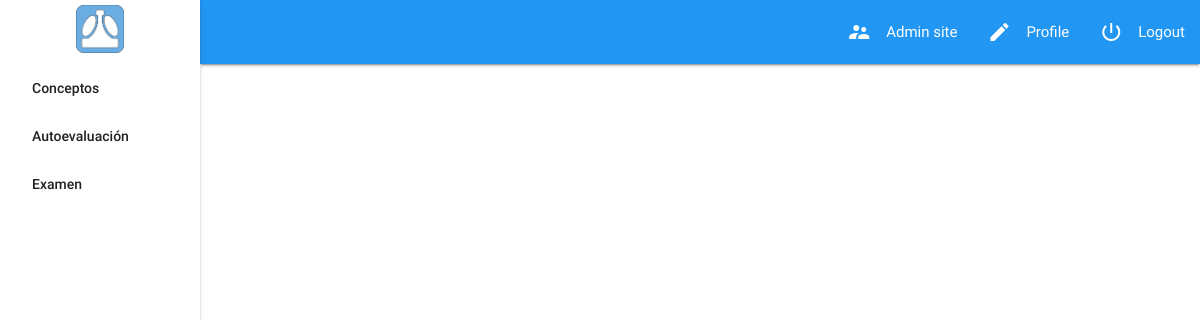
The app's page /question/vf/exam (signed in), older data.
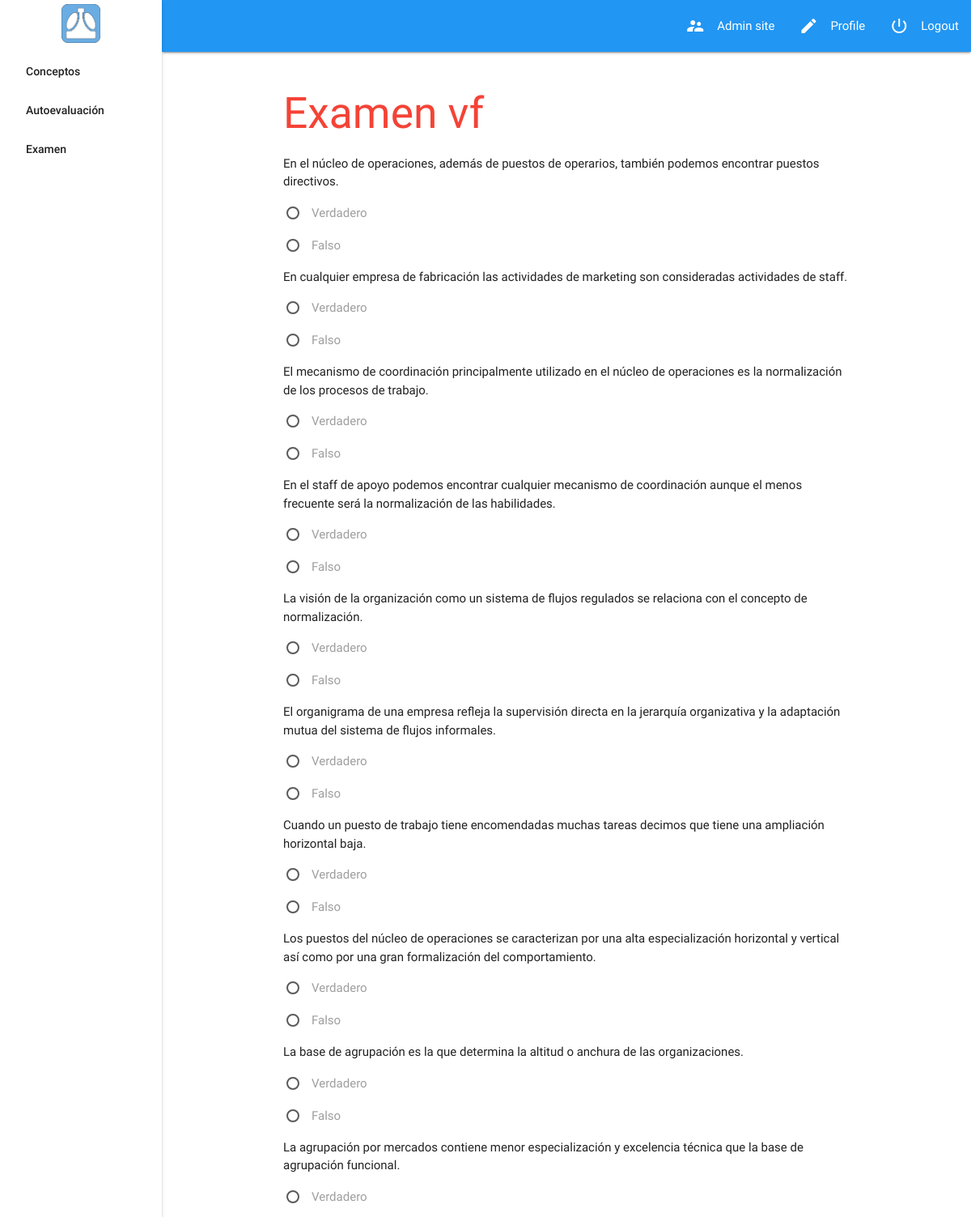
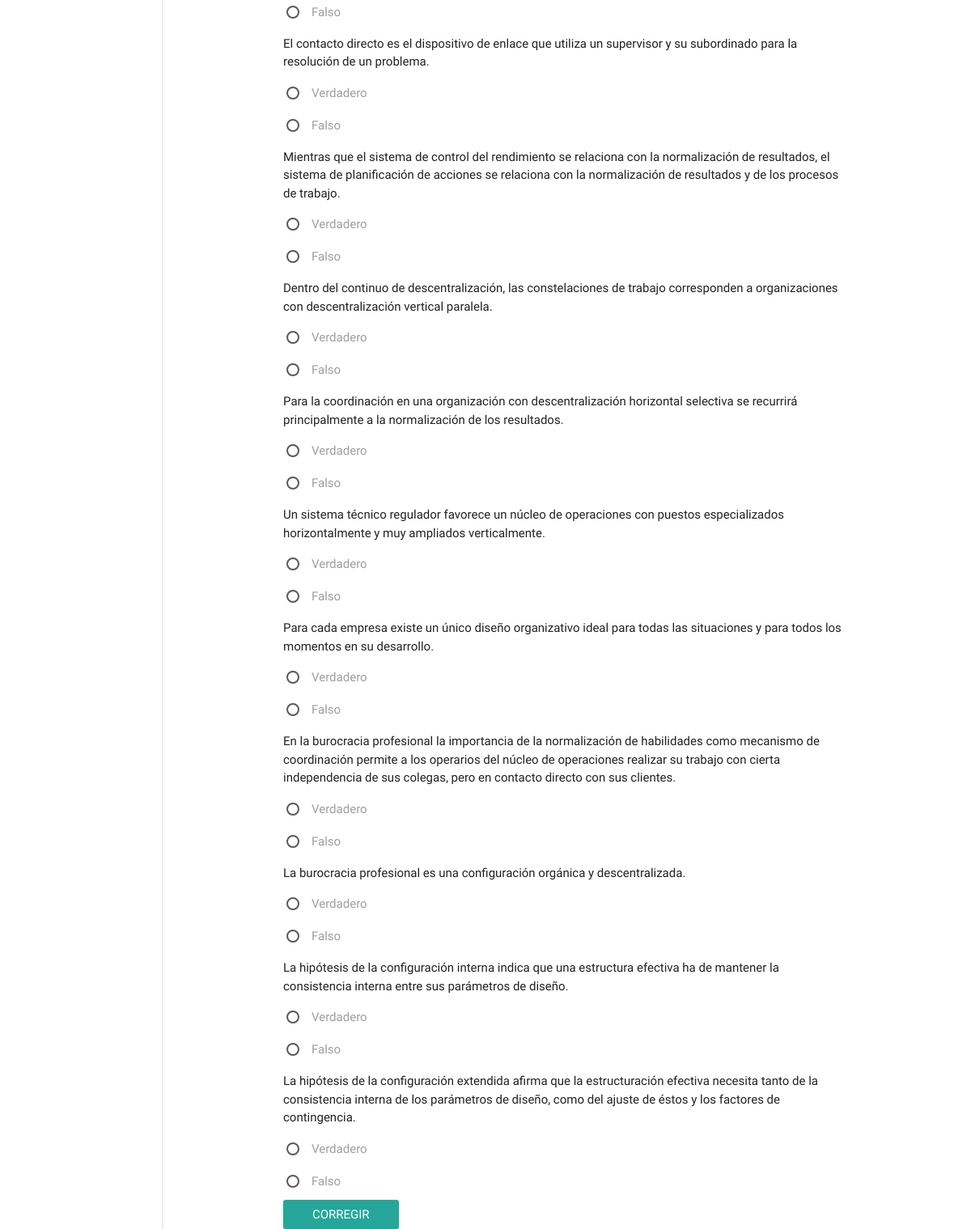
The same page, newer data (2 pictures, top to bottom).
### datareader/models.py (models this page shows, shortened)
class Question(models.Model):
    name = models.CharField(max_length=300)
    answer = models.CharField(max_length=300)
    options = models.CharField(max_length=300)
    reason = models.CharField(max_length=300)
    topic = models.ForeignKey(Topic, null=False, on_delete=models.CASCADE)
    type_choices = (("vf","verdadero falso"),("opm","opcion multiple"))
    type = models.CharField(
        max_length=2,
        choices=type_choices,
        default="vf"
    )

### question/views.py (the view)
# urls.py: url(r'vf/exam', views.exam_vf, name='exam_vf'),
@login_required()
def exam_vf(request):
    exam = {}
    if request.method == 'POST':
        context = validate_exam_form(request)
        return render(request, 'question/exam_vf.html', context)
    else:
        exam = generate_exam('vf')
        return render(request, 'question/exam_vf.html', {"exam":exam})

### question/views.py (called while the page is built)
def generate_exam(exam_type = 'vf'):
    question_list = Question.objects.filter(type=exam_type)
    topic_list = Topic.objects.all()
    topic_obj = {}
    exam = []
    for topic in topic_list:
        questions_topic = question_list.filter(topic = topic)
        if(len(list(questions_topic)) > 0 and topic.name!="Introducción"):
            topic_obj[topic.name] = questions_topic.order_by('?')[:2]
            exam.append({
                "topic": topic.name,
                "questions": list(questions_topic.order_by('?')[:2]),
            })
    return exam

### templates/question/exam_vf.html (shortened to what this page needs)
    {% extends 'index.html' %}
    {% block content %}
    {% if exam %}
    <h2 class="red-text">Examen vf</h2>
    <form action="{% url 'exam_vf' %}" method="post" class="iorg-form">{% csrf_token %}
    {% for items in exam %}
        {% with forloop.counter as i %}
         {% for question in items.questions %}
            <p>{{ question.name }}</p>
             <p>
                <label for="option-v-{{ question.id }}" >Verdadero</label>
             </p>
             <p>
                <label for="option-f-{{ question.id }}" >Falso</label>
             </p>
        {% endfor %}
        {% endwith %}
    {% endfor %}
        <input class="waves-effect waves-light btn" type="submit" value="Corregir">
    </form>
    {% endif %}
    {% endblock content %}

### templates/index.html (shortened to what this page needs)
<!DOCTYPE html>
<html lang="en">
<head>
    {% load static %}
    <link rel="stylesheet" href="{% static 'css/materialize.min.css' %}">
    <link rel="stylesheet" href="{% static 'css/style.css' %}">
<body>
    <header>
        <nav class="">
            <div class="nav-wrapper blue">
                <div class="row">
                    <ul class="right">
                    {% if perms.datareader.add_concept %}
                        <li><a href="{% url 'admin_site' %}"><i class="material-icons left">supervisor_account</i>Admin site</a></li>
                    {% endif %}
                    {% if user.is_authenticated %}
                        <li><a href="#"><i class="material-icons left">edit</i>Profile</a></li>
                        <li><a href="{% url 'logout' %}"><i class="material-icons left">power_settings_new</i>Logout</a></li>
                    {% endif %}
                    </ul>
                </div>
            </div>
        </nav>
    </header>
        <ul id="nav-mobile" class="lateral-nav-wrapper side-nav fixed">
            <li class="logo-container">
                <a href="{% url 'index' %}" class="center-align inline">
                    <img src="{% static 'assets/logo_iOrg.png' %}" alt="logo_iorg" class="center-align">
                </a>
            </li>
            <li><a href="{% url 'concept' %}" class="">Conceptos</a></li>
            <li><a href="{% url 'autoevaluacion' %}" class="">Autoevaluación</a></li>
            <li><a href="{% url 'exam_type' %}" class="">Examen</a></li>
        </ul>
    <main class="main-container">
        <div class="container">
            {% block content %}{% endblock %}
        </div>
    </main>
</body>
</html>

### static/css/style.css (style rules this page uses)
*, *:after, *:before { box-sizing: border-box; }
header, main, footer { padding-left: 200px; }
.main-container { padding-top: 20px; }
.lateral-nav-wrapper { width: 200px; }
.lateral-nav-wrapper .logo-container { height: 64px; min-height: 64px; padding: 5px; }
.lateral-nav-wrapper .logo-container img { max-width: 100%; max-height: 100%; }

Row changes from the older to the newer data that the page shows:
added Question: name "En el núcleo de operaciones, además de puestos de operarios, también podemos encontrar puestos directivos."
added Question: name "En cualquier empresa de fabricación las actividades de marketing son consideradas actividades de staff."
added Question: name "El mecanismo de coordinación principalmente utilizado en el núcleo de operaciones es la normalización de los procesos de trabajo."
added Question: name "En el staff de apoyo podemos encontrar cualquier mecanismo de coordinación aunque el menos frecuente será la normalización de las habilidades."
added Question: name "La visión de la organización como un sistema de flujos regulados se relaciona con el concepto de normalización."
added Question: name "El organigrama de una empresa refleja la supervisión directa en la jerarquía organizativa y la adaptación mutua del sistema de flujos informales."
added Question: name "Cuando un puesto de trabajo tiene encomendadas muchas tareas decimos que tiene una ampliación horizontal baja."
added Question: name "Los puestos del núcleo de operaciones se caracterizan por una alta especialización horizontal y vertical así como por una gran formalización del comportamiento."
added Question: name "La base de agrupación es la que determina la altitud o anchura de las organizaciones."
added Question: name "La agrupación por mercados contiene menor especialización y excelencia técnica que la base de agrupación funcional."
added Question: name "El contacto directo es el dispositivo de enlace que utiliza un supervisor y su subordinado para la resolución de un problema."
added Question: name "Mientras que el sistema de control del rendimiento se relaciona con la normalización de resultados, el sistema de planificación de acciones se relaciona con la normalización de resultados y de los procesos de trabajo."
added Question: name "Dentro del continuo de descentralización, las constelaciones de trabajo corresponden a organizaciones con descentralización vertical paralela."
added Question: name "Para la coordinación en una organización con descentralización horizontal selectiva se recurrirá principalmente a la normalización de los resultados."
added Question: name "Un sistema técnico regulador favorece un núcleo de operaciones con puestos especializados horizontalmente y muy ampliados verticalmente."
added Question: name "Para cada empresa existe un único diseño organizativo ideal para todas las situaciones y para todos los momentos en su desarrollo."
added Question: name "En la burocracia profesional la importancia de la normalización de habilidades como mecanismo de coordinación permite a los operarios del núcleo de operaciones realizar su trabajo con cierta independencia de sus colegas, pero en contacto directo con sus clientes."
added Question: name "La burocracia profesional es una configuración orgánica y descentralizada."
added Question: name "La hipótesis de la configuración interna indica que una estructura efectiva ha de mantener la consistencia interna entre sus parámetros de diseño."
added Question: name "La hipótesis de la configuración extendida afirma que la estructuración efectiva necesita tanto de la consistencia interna de los parámetros de diseño, como del ajuste de éstos y los factores de contingencia."
Text that changed along with them:
form field value: (not shown) → "Corregir"
text now shown: "Examen vf"
